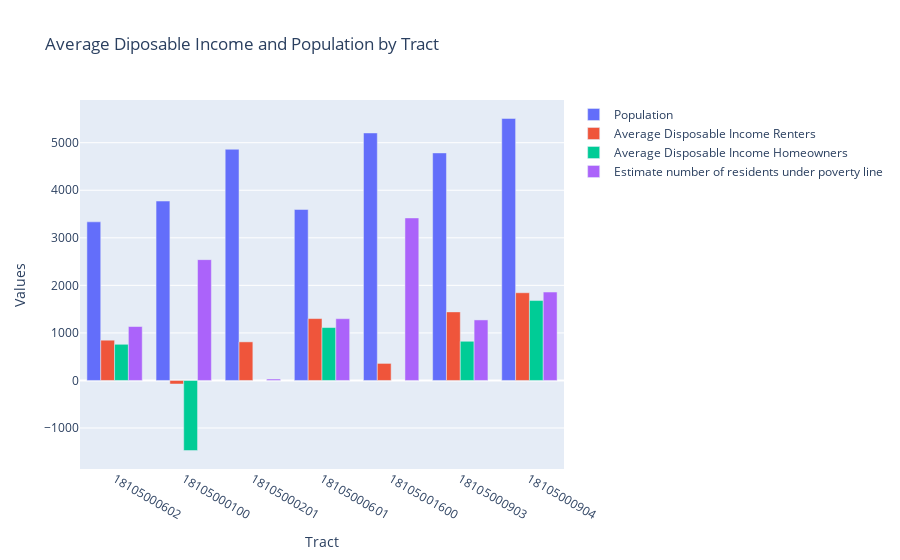

Write notebook code for a chart like this one.
### Markdown cell above
Now let’s create a similar visual with more details about the selected tracts for focus.

### Code cell
import plotly.graph_objects as go
import pandas as pd

# plot population, disposable income for renters and homeowners, and estimated population under poverty line
fig = go.Figure()

fig.add_trace(go.Bar(x=subset_mon_merge['GEOID'], y=subset_mon_merge['B01003_001E'], name='Population'))

fig.add_trace(go.Bar(x=subset_mon_merge['GEOID'], y=subset_mon_merge['ri_rent'], name='Average Disposable Income Renters'))

fig.add_trace(go.Bar(x=subset_mon_merge['GEOID'], y=subset_mon_merge['ri_own'], name='Average Disposable Income Homeowners'))

fig.add_trace(go.Bar(x=subset_mon_merge['GEOID'], y=subset_mon_merge['est_poverty_pop'], name='Estimate number of residents under poverty line'))

fig.update_layout(barmode='group', title='Average Diposable Income and Population by Tract', xaxis_title='Tract', yaxis_title='Values')

fig.show()

### Figure 1 — Plotly figure (JSON) as saved in the notebook; plotly's stock layout.template omitted (floating-point values rounded to 4 significant figures)
{"data": [{"name": "Population", "type": "bar", "x": ["18105000602", "18105000100", "18105000201", "18105000601", "18105001600", "18105000903", "18105000904"], "y": [3336, 3773, 4862, 3596, 5205, 4785, 5510]}, {"name": "Average Disposable Income Renters", "type": "bar", "x": ["18105000602", "18105000100", "18105000201", "18105000601", "18105001600", "18105000903", "18105000904"], "y": [846.7, -75.08, 811.5, 1301.0, 358.5, 1442.0, 1845.0]}, {"name": "Average Disposable Income Homeowners", "type": "bar", "x": ["18105000602", "18105000100", "18105000201", "18105000601", "18105001600", "18105000903", "18105000904"], "y": [760.7, -1474.0, null, 1112.0, null, 824.1, 1681.0]}, {"name": "Estimate number of residents under poverty line", "type": "bar", "x": ["18105000602", "18105000100", "18105000201", "18105000601", "18105001600", "18105000903", "18105000904"], "y": [1134.0, 2541, 30, 1299.0, 3418.0, 1273, 1859.0]}], "layout": {"barmode": "group", "title": {"text": "Average Diposable Income and Population by Tract"}, "xaxis": {"title": {"text": "Tract"}}, "yaxis": {"title": {"text": "Values"}}}}
